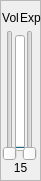
   <widget class="QFrame" name="frame_15">
    <property name="geometry">
     <rect>
      <x>270</x>
      <y>330</y>
      <width>41</width>
      <height>181</height>
     </rect>
    </property>
    <property name="frameShape">
     <enum>QFrame::StyledPanel</enum>
    </property>
    <property name="frameShadow">
     <enum>QFrame::Raised</enum>
    </property>
    <widget class="QSlider" name="MIDI_Expression_15">
     <property name="geometry">
      <rect>
       <x>20</x>
       <y>30</y>
       <width>20</width>
       <height>131</height>
      </rect>
     </property>
     <property name="maximum">
      <number>127</number>
     </property>
     <property name="value">
      <number>0</number>
     </property>
     <property name="orientation">
      <enum>Qt::Vertical</enum>
     </property>
    </widget>
    <widget class="QSlider" name="MIDI_Volume_15">
     <property name="geometry">
      <rect>
       <x>0</x>
       <y>30</y>
       <width>20</width>
       <height>131</height>
      </rect>
     </property>
     <property name="maximum">
      <number>127</number>
     </property>
     <property name="value">
      <number>0</number>
     </property>
     <property name="orientation">
      <enum>Qt::Vertical</enum>
     </property>
    </widget>
    <widget class="QLabel" name="label_47">
     <property name="geometry">
      <rect>
       <x>0</x>
       <y>10</y>
       <width>21</width>
       <height>16</height>
      </rect>
     </property>
     <property name="text">
      <string notr="true">Vol</string>
     </property>
     <property name="alignment">
      <set>Qt::AlignCenter</set>
     </property>
    </widget>
    <widget class="QLabel" name="label_48">
     <property name="geometry">
      <rect>
       <x>20</x>
       <y>10</y>
       <width>21</width>
       <height>16</height>
      </rect>
     </property>
     <property name="text">
      <string notr="true">Exp</string>
     </property>
    </widget>
    <widget class="QLabel" name="label_49">
     <property name="geometry">
      <rect>
       <x>10</x>
       <y>160</y>
       <width>21</width>
       <height>16</height>
      </rect>
     </property>
     <property name="text">
      <string notr="true">15</string>
     </property>
     <property name="alignment">
      <set>Qt::AlignCenter</set>
     </property>
    </widget>
    <widget class="QProgressBar" name="MIDI_VolDisp_15">
     <property name="geometry">
      <rect>
       <x>15</x>
       <y>35</y>
       <width>10</width>
       <height>116</height>
      </rect>
     </property>
     <property name="maximumSize">
      <size>
       <width>10</width>
       <height>16777215</height>
      </size>
     </property>
     <property name="maximum">
      <number>127</number>
     </property>
     <property name="value">
      <number>0</number>
     </property>
     <property name="textVisible">
      <bool>false</bool>
     </property>
     <property name="orientation">
      <enum>Qt::Vertical</enum>
     </property>
    </widget>
   </widget>
